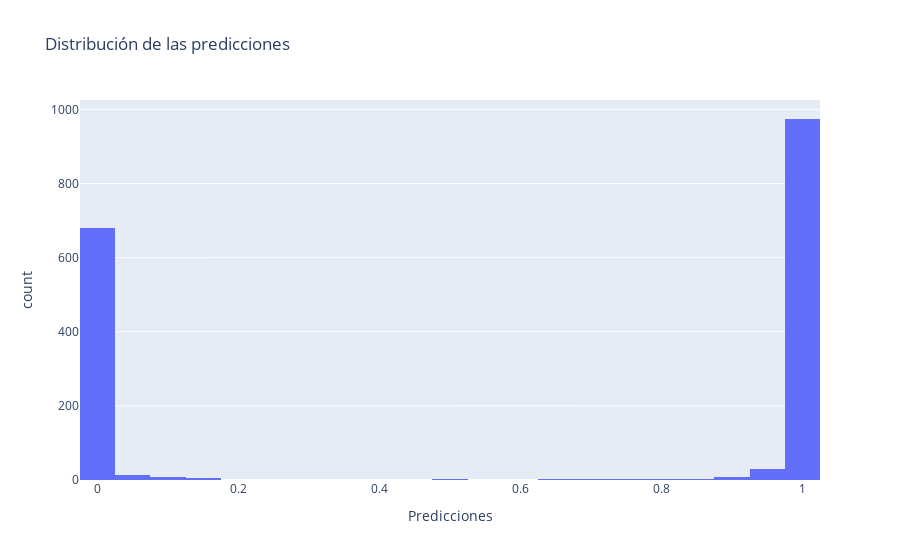

The notebook cell this image was saved under:
### Code cell
p = model.predict(x_test)
hist = px.histogram(p, title = 'Distribución de las predicciones', labels = {'value' : 'Predicciones', 'count' : 'Frecuencia'})
hist.update_layout(showlegend = False)
hist.show()

### Figure 1 — Plotly figure (JSON) as saved in the notebook; plotly's stock layout.template omitted (floating-point values rounded to 4 significant figures; data arrays with more than 128 entries replaced by an {"elided": "..."} marker saying what was removed)
{"data": [{"alignmentgroup": "True", "bingroup": "x", "hovertemplate": "variable=0<br>Predicciones=%{x}<br>count=%{y}<extra></extra>", "legendgroup": "0", "marker": {"color": "#636efa", "pattern": {"shape": ""}}, "name": "0", "offsetgroup": "0", "orientation": "v", "showlegend": true, "type": "histogram", "x": {"elided": "1737 float values"}, "xaxis": "x", "yaxis": "y"}], "layout": {"barmode": "relative", "legend": {"title": {"text": "variable"}, "tracegroupgap": 0}, "showlegend": false, "title": {"text": "Distribución de las predicciones"}, "xaxis": {"anchor": "y", "domain": [0, 1], "title": {"text": "Predicciones"}}, "yaxis": {"anchor": "x", "domain": [0, 1], "title": {"text": "count"}}}}
